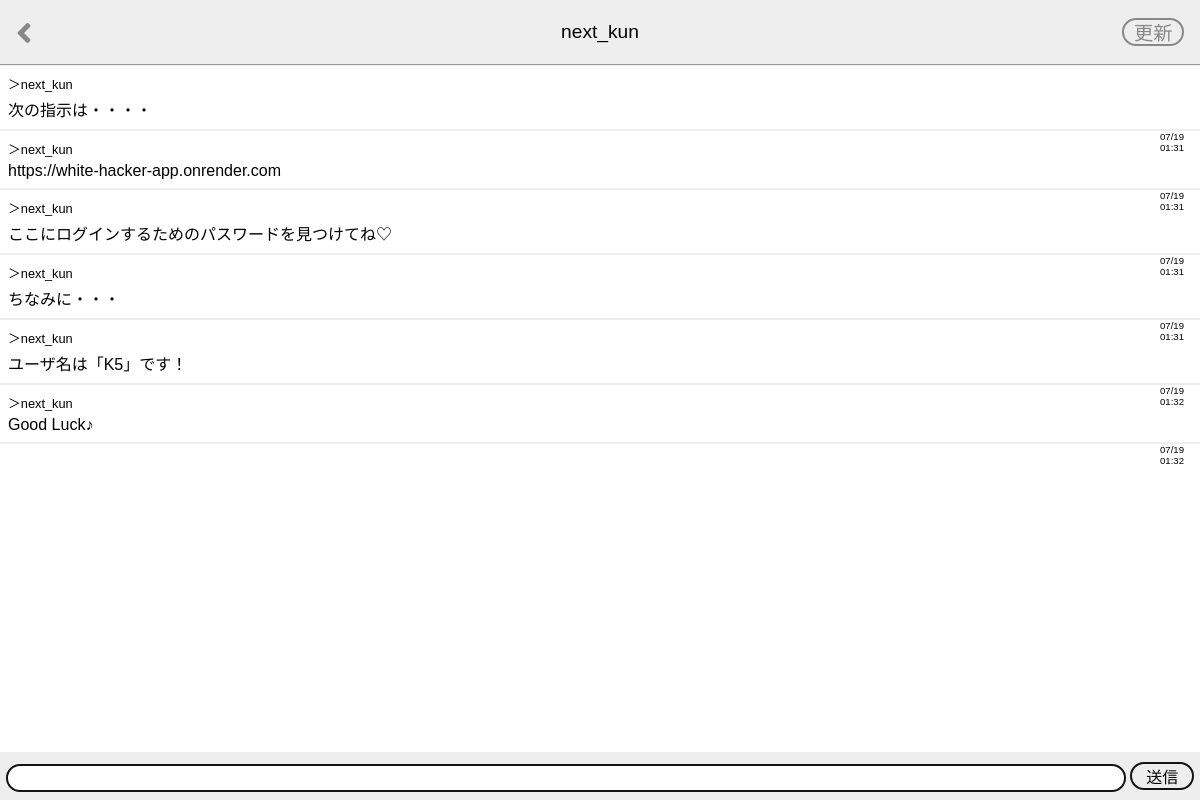
Page /talk_room/10 (signed in) on the committed database.
### main/models.py (models this page shows, shortened)
class User(AbstractUser):
    pass

class Talk(models.Model):
    message = models.CharField(max_length=500)
    sender = models.ForeignKey(
        User, on_delete=models.CASCADE, related_name="sent_talk"
    )
    receiver = models.ForeignKey(
        User, on_delete=models.CASCADE, related_name="received_talk"
    )
    time = models.DateTimeField(auto_now_add=True)

### main/views.py (the view, shortened to what this page needs)
# urls.py: path("talk_room/<user_id>", views.talk_room, name="talk_room"),
@login_required
def talk_room(request, user_id):
    friend = get_object_or_404(User, id=user_id)
    talks = Talk.objects.filter(
        Q(sender=request.user, receiver=friend)
        | Q(sender=friend, receiver=request.user)
    ).order_by("time")
    if request.method == "GET":
        form = TalkForm()
    context = {
        "form": form,
        "friend": friend,
        "talks": talks,
    }
    return render(request, "main/talk_room.html", context)

### main/forms.py
class TalkForm(forms.ModelForm):
    class Meta:
        model = Talk
        fields = ("message",)

### main/templates/main/talk_room.html (shortened to what this page needs)
{% extends "main/base.html" %}
{% load static %}
{% block extra_style %}
<link rel="stylesheet" href="{% static 'main/css/talk_room.css' %}">
{% endblock %}
{% block header_title %}{{ friend.username }}{% endblock %}
{% block talk_room %}
<a href="{% url 'friends' %}" class="back-button"><i class="fas fa-angle-left"></i></a>
<a href="" class="reload-button">更新</a>
{% endblock %}
{% block content %}
<div class="talk-room">
    <ul class="chatboard">
        {% for talk in talks %}
        <li class="chatboard__item">
            <p class="chatboard__username">
                ＞{{ talk.sender.username }}
            </p>
            <p class="chatboard__message">{{ talk.message }}</p>
            <p class="chatboard__time">
                {{ talk.time|date:"m/d" }}<br>
                {{ talk.time|date:"H:i" }}
            </p>
        </li>
        {% endfor %}
    </ul>
    <form action="{% url 'talk_room' friend.id %}" method="POST" class="message-form">
        {{ form.message }}
        <button type="submit" class="message-form__submit">送信</button>
    </form>
</div>
{% endblock %}

### main/static/main/css/base.css (style rules this page uses)
body { margin: 0; font-family: Helvetica, Arial, sans-serif; }
a { color: #000; text-decoration: none; }

### main/static/main/css/talk_room.css (style rules this page uses)
.talk-room { padding: 64px 0 72px; }
.chatboard { margin: 0; padding: 0; list-style: none; }
.chatboard__item { padding: 8px; border-bottom: 2px solid #eee; }
.chatboard__item:first-child { border-top: 2px solid #eee; }
.chatboard__username { margin: 0 0 4px; font-size: 0.8rem; }
.chatboard__message { margin: 0; word-break: break-all; }
.chatboard__time { position: absolute; right: 16px; font-size: 0.6rem; }
.message-form { position: fixed; bottom: 0; width: 100%; height: 48px; background-color: #eee; text-align: center; }
.message-form * { box-sizing: border-box; }
.message-form input { width: calc(100% - 5em); margin: 10px 0; padding: 0 12px; border: 2px solid #131313; border-radius: 14px; font-size: 1rem; line-height: 24px; }
.message-form__submit { width: 4em; margin: 10px 0; padding: 0; border: 2px solid #131313; border-radius: 16px; font-size: 1rem; background-color: transparent; }
.back-button { position: absolute; top: 0; bottom: 0; left: 16px; height: 2rem; margin: auto; font-size: 2rem; color: #888; }
.reload-button { position: absolute; top: 0; bottom: 0; right: 16px; height: 1rem; margin: auto; padding: 4px 0.5em; border: 2px solid #888; border-radius: 1em; font-size: 1.2rem; line-height: 1; color: #888; }

### rows in the picture
User: username "next_kun"
Talk: sender.username "next_kun", message "次の指示は・・・・", time "07/19", time "01:31"
Talk: sender.username "next_kun", message "https://white-hacker-app.onrender.com", time "07/19", time "01:31"
Talk: sender.username "next_kun", message "ここにログインするためのパスワードを見つけてね♡", time "07/19", time "01:31"
Talk: sender.username "next_kun", message "ちなみに・・・", time "07/19", time "01:31"
Talk: sender.username "next_kun", message "ユーザ名は「K5」です！", time "07/19", time "01:32"
Talk: sender.username "next_kun", message "Good Luck♪", time "07/19", time "01:32"
